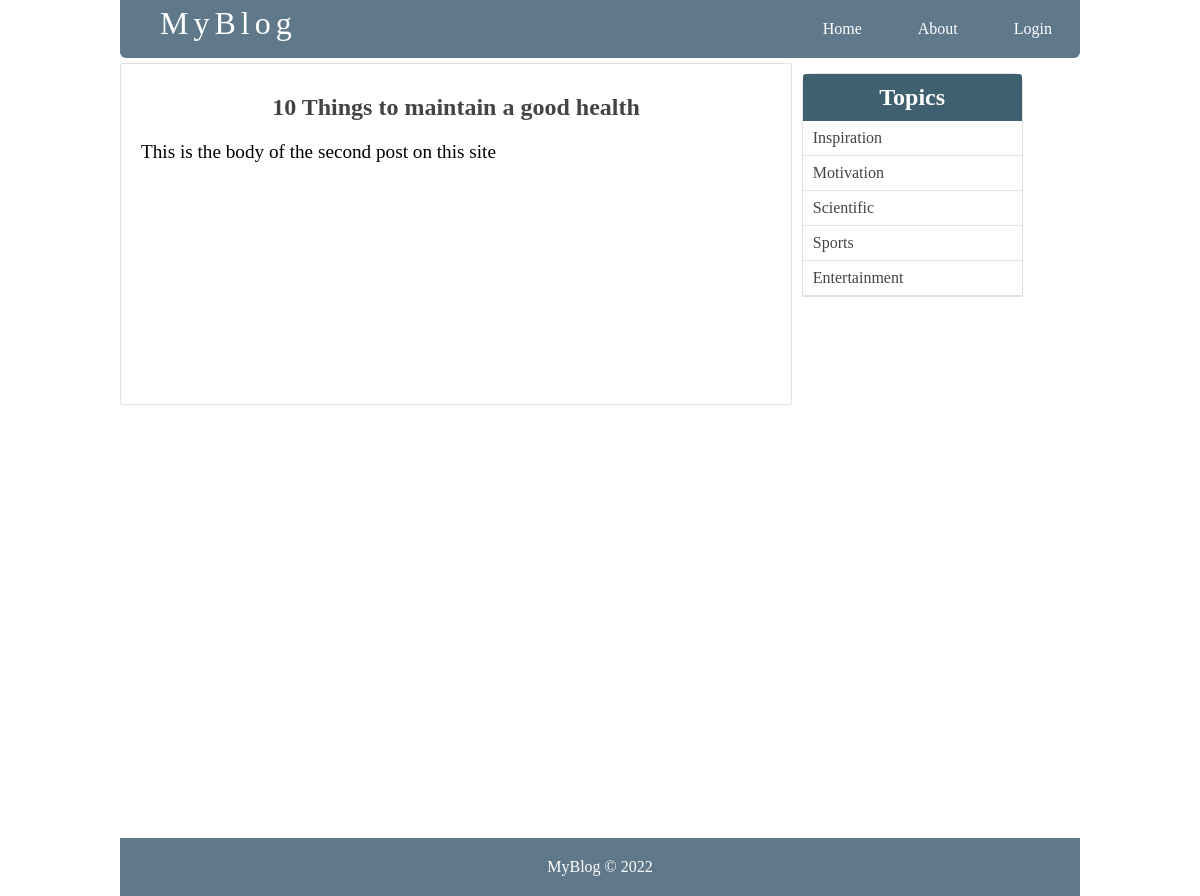
Page /single_article.php?post-slug=10-Things-to-maintain-a-good-health on the committed database.
### tables this page shows
CREATE TABLE `articles` (
  `id` int NOT NULL AUTO_INCREMENT,
  `user_id` int DEFAULT NULL,
  `title` varchar(255) NOT NULL,
  `holder` varchar(255) NOT NULL,
  `views` int NOT NULL DEFAULT '0',
  `image` varchar(255) NOT NULL,
  `body` text NOT NULL,
  `published` tinyint(1) NOT NULL,
  `created_at` timestamp NOT NULL DEFAULT CURRENT_TIMESTAMP ON UPDATE CURRENT_TIMESTAMP,
  `updated_at` timestamp NOT NULL DEFAULT '0000-00-00 00:00:00',
  PRIMARY KEY (`id`),
  UNIQUE KEY `slug` (`holder`),
  KEY `user_id` (`user_id`),
  CONSTRAINT `articles_ibfk_1` FOREIGN KEY (`user_id`) REFERENCES `users` (`id`)
);

CREATE TABLE `topics` (
  `id` int NOT NULL,
  `name` varchar(255) DEFAULT NULL,
  `topic_holder` varchar(255) DEFAULT NULL,
  PRIMARY KEY (`id`),
  UNIQUE KEY `topic_holder_UNIQUE` (`topic_holder`)
);

### functions.php (called while the page is built, shortened)
<?php
function getTopic($articlId){
    global $conn;
    $sql = "SELECT * FROM topics WHERE id=
			(SELECT topic_id FROM posts WHERE article_id=$articlId) LIMIT 1";
	$result = mysqli_query($conn, $sql);
	$topic = mysqli_fetch_assoc($result);
	return $topic;
}
function getArticle($holder){
	global $conn;
	$article_holder = $_GET['post-slug'];
	$sql = "SELECT * FROM articles WHERE holder='$article_holder' AND published=true";
	$result = mysqli_query($conn, $sql);
	$article = mysqli_fetch_assoc($result);
	if ($article) {
		$article['topic'] = getTopic($article['id']);
	}
	return $article;
}
function getTopics()
{
	global $conn;
	$sql = "SELECT * FROM topics";
	$result = mysqli_query($conn, $sql);
	$topics = mysqli_fetch_all($result, MYSQLI_ASSOC);
	return $topics;
}
?>

### single_article.php (the view, shortened to what this page needs)
<?php  include('connect.php'); ?>
<?php  include('functions.php'); ?>
<?php
	if (isset($_GET['post-slug'])) {
		$post = getArticle($_GET['post-slug']);
	}
	$topics = getTopics();
?>
<!DOCTYPE html>
<html>
<head>
	<link rel="stylesheet" href="css/style.css">
</head>
<body>
<div class="container">
<div class="navbar">
			<div class="brand">
				<a href="index.php"><h1>MyBlog</h1></a>
			</div>
			<ul>
			  <li><a class="active" href="index.php">Home</a></li>
			  <li><a href="about.php">About</a></li>
              <li><a href="login.php">Login</a></li>
			</ul>
		</div>
	<div class="content" >
		<div class="post-wrapper">
			<div class="full-post-div">
			<?php if ($post['published'] == false): ?>
				<h2 class="post-title">Sorry... This post has not been published</h2>
			<?php else: ?>
				<h2 class="post-title"><?php echo $post['title']; ?></h2>
				<div class="post-body-div">
					<?php echo html_entity_decode($post['body']); ?>
				</div>
			<?php endif ?>
			</div>
		</div>
		<div class="post-sidebar">
			<div class="card">
				<div class="card-header">
					<h2>Topics</h2>
				</div>
				<div class="card-content">
					<?php foreach ($topics as $topic): ?>
						<a
							href="<?php echo 'articleby_topic.php?topic=' . $topic['id'] ?>">
							<?php echo $topic['name']; ?>
						</a>
					<?php endforeach ?>
				</div>
			</div>
		</div>
	</div>
</div>
<div class="footer">
			<p>MyBlog &copy; 2022</p>
		</div>
</body>
</html>

### style.css (style rules this page uses)
* { margin: 0px; padding: 0px; }
html { height: 100%; box-sizing: border-box; }
body { position: relative; margin: 0; padding-bottom: 6rem; min-height: 100%; }
h1, h2, h3, h4, h5, h6 { color: #444; font-family: 'sans-serif', cursive; }
a { text-decoration: none; }
ul, ol { margin-left: 40px; }
.container { width: 80%; margin: 0px auto; }
.navbar { margin: 0 auto; overflow: hidden; background-color: #5f788a; border-radius: 0px 0px 6px 6px; }
.navbar ul { list-style-type: none; float: right; }
.navbar ul li { float: left; font-family: cursive; }
.navbar ul li a { display: block; color: white; text-align: center; padding: 20px 28px; text-decoration: none; }
.navbar .brand { float: left; padding-top: 5px; padding-left: 40px; }
.navbar .brand h1 { color: white; font-size: 2em; letter-spacing: 5px; font-weight: 100; font-family: cursive; }
.footer { position: absolute; right: 0; bottom: 0; left: 0; color: white; background-color: #5f788a; text-align: center; width: 80%; margin: 20px auto 0px; padding: 20px 0px; }
.content { margin: 5px auto; border-radius: 5px; min-height: 400px; }
.content:after { content: ""; display: block; clear: both; }
.content .post-wrapper { width: 70%; float: left; min-height: 250px; }
.full-post-div { min-height: 300px; padding: 20px; border: 1px solid #e4e1e1; border-radius: 2px; }
.full-post-div h2.post-title { margin: 10px auto 20px; text-align: center; }
.post-body-div { font-family: cursive; font-size: 1.2em; }
.post-sidebar { width: 24%; float: left; margin-left: 5px; min-height: 400px; }
.post-sidebar .card { width: 95%; margin: 10px auto; border: 1px solid #e4e1e1; border-radius: 10px 10px 0px 0px; }
.post-sidebar .card .card-header { padding: 10px; text-align: center; border-radius: 3px 3px 0px 0px; background: #3E606F; }
.post-sidebar .card .card-header h2 { color: white; }
.post-sidebar .card .card-content a { display: block; box-sizing: border-box; padding: 8px 10px; border-bottom: 1px solid #e4e1e1; color: #444; font-family: cursive; }

### rows in the picture
articles: title "10 Things to maintain a good health", body "This is the body of the second post on this site"
topics: name "Inspiration"
topics: name "Motivation"
topics: name "Scientific"
topics: name "Sports"
topics: name "Entertainment"
